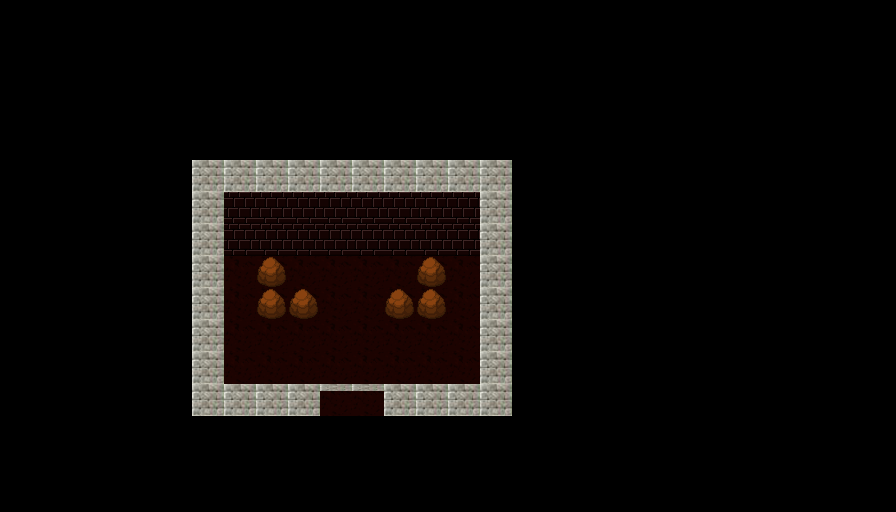

Tiled map render using the project's own tile images. Description and the whole map definition, tile-layer contents included, below:
An orthogonal 28x16 tile map with 32x32 px tiles, 2 tile layers (Capa de Patrones 1, Capa de patrones 2) and 8 objects.

<map version="1.0" orientation="orthogonal" renderorder="left-up" width="28" height="16" tilewidth="32" tileheight="32" nextobjectid="9">
 <tileset firstgid="1" name="1" tilewidth="32" tileheight="32" tilecount="100" columns="10">
  <image source="../Storm_Bullets_Beta/recursos/imagenes/hojasTexturas/1.png" width="320" height="320" />
 </tileset>
 <layer name="Capa de Patrones 1" width="28" height="16">
  <data encoding="csv">
0,0,0,0,0,0,0,0,0,0,0,0,0,0,0,0,0,0,0,0,0,0,0,0,0,0,0,0,
0,0,0,0,0,0,0,0,0,0,0,0,0,0,0,0,0,0,0,0,0,0,0,0,0,0,0,0,
0,0,0,0,0,0,0,0,0,0,0,0,0,0,0,0,0,0,0,0,0,0,0,0,0,0,0,0,
0,0,0,0,0,0,0,0,0,0,0,0,0,0,0,0,0,0,0,0,0,0,0,0,0,0,0,0,
0,0,0,0,0,0,0,0,0,0,0,0,0,0,0,0,0,0,0,0,0,0,0,0,0,0,0,0,
0,0,0,0,0,0,2,2,2,2,2,2,2,2,2,2,0,0,0,0,0,0,0,0,0,0,0,0,
0,0,0,0,0,0,2,3,3,3,3,3,3,3,3,2,0,0,0,0,0,0,0,0,0,0,0,0,
0,0,0,0,0,0,2,3,3,3,3,3,3,3,3,2,0,0,0,0,0,0,0,0,0,0,0,0,
0,0,0,0,0,0,2,1,1,1,1,1,1,1,1,2,0,0,0,0,0,0,0,0,0,0,0,0,
0,0,0,0,0,0,2,1,1,1,1,1,1,1,1,2,0,0,0,0,0,0,0,0,0,0,0,0,
0,0,0,0,0,0,2,1,1,1,1,1,1,1,1,2,0,0,0,0,0,0,0,0,0,0,0,0,
0,0,0,0,0,0,2,1,1,1,1,1,1,1,1,2,0,0,0,0,0,0,0,0,0,0,0,0,
0,0,0,0,0,0,2,2,2,2,1,1,2,2,2,2,0,0,0,0,0,0,0,0,0,0,0,0,
0,0,0,0,0,0,0,0,0,0,0,0,0,0,0,0,0,0,0,0,0,0,0,0,0,0,0,0,
0,0,0,0,0,0,0,0,0,0,0,0,0,0,0,0,0,0,0,0,0,0,0,0,0,0,0,0,
0,0,0,0,0,0,0,0,0,0,0,0,0,0,0,0,0,0,0,0,0,0,0,0,0,0,0,0
</data>
 </layer>
 <layer name="Capa de patrones 2" width="28" height="16">
  <data encoding="csv">
0,0,0,0,0,0,0,0,0,0,0,0,0,0,0,0,0,0,0,0,0,0,0,0,0,0,0,0,
0,0,0,0,0,0,0,0,0,0,0,0,0,0,0,0,0,0,0,0,0,0,0,0,0,0,0,0,
0,0,0,0,0,0,0,0,0,0,0,0,0,0,0,0,0,0,0,0,0,0,0,0,0,0,0,0,
0,0,0,0,0,0,0,0,0,0,0,0,0,0,0,0,0,0,0,0,0,0,0,0,0,0,0,0,
0,0,0,0,0,0,0,0,0,0,0,0,0,0,0,0,0,0,0,0,0,0,0,0,0,0,0,0,
0,0,0,0,0,0,0,0,0,0,0,0,0,0,0,0,0,0,0,0,0,0,0,0,0,0,0,0,
0,0,0,0,0,0,0,0,0,0,0,0,0,0,0,0,0,0,0,0,0,0,0,0,0,0,0,0,
0,0,0,0,0,0,0,0,0,0,0,0,0,0,0,0,0,0,0,0,0,0,0,0,0,0,0,0,
0,0,0,0,0,0,0,0,12,0,0,0,0,12,0,0,0,0,0,0,0,0,0,0,0,0,0,0,
0,0,0,0,0,0,0,0,12,12,0,0,12,12,0,0,0,0,0,0,0,0,0,0,0,0,0,0,
0,0,0,0,0,0,0,0,0,0,0,0,0,0,0,0,0,0,0,0,0,0,0,0,0,0,0,0,
0,0,0,0,0,0,0,0,0,0,0,0,0,0,0,0,0,0,0,0,0,0,0,0,0,0,0,0,
0,0,0,0,0,0,0,0,0,0,9,9,0,0,0,0,0,0,0,0,0,0,0,0,0,0,0,0,
0,0,0,0,0,0,0,0,0,0,0,0,0,0,0,0,0,0,0,0,0,0,0,0,0,0,0,0,
0,0,0,0,0,0,0,0,0,0,0,0,0,0,0,0,0,0,0,0,0,0,0,0,0,0,0,0,
0,0,0,0,0,0,0,0,0,0,0,0,0,0,0,0,0,0,0,0,0,0,0,0,0,0,0,0
</data>
 </layer>
 <objectgroup color="#ff0000" name="Capa de Objetos 1">
  <object id="1" x="192.5" y="159.5" width="319.5" height="95.5" />
  <object id="2" x="192" y="254" width="32" height="162.5" />
  <object id="3" x="224" y="384.5" width="288.5" height="31.5" />
  <object id="4" x="481" y="256" width="30.5" height="127" />
  <object id="5" x="255.5" y="254.5" width="32" height="64" />
  <object id="6" x="286" y="288" width="33" height="30.5" />
  <object id="7" x="384.5" y="288" width="63" height="30" />
  <object id="8" x="417.5" y="254.5" width="28.5" height="31.5" />
 </objectgroup>
</map>
